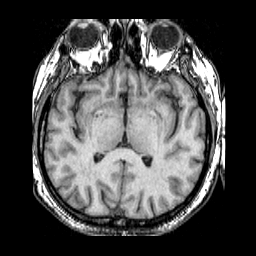
%> input picture 070_mri.bmp, 256 x 256 px
$ octave fusion.m   (GNU Octave 9; MATLAB toolbox functions it lacks are replaced by stand-ins)
%> lines starting %> are read from the running program, lines starting %| are printed output that depends on the picture
%> further down, Imri is the input picture: size 256x256x3 uint8; min 0, max 255, mean 74.5
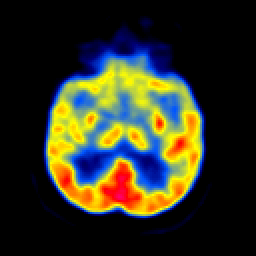
%> input picture 070_pet.bmp, 256 x 256 px
%> further down, I is the input picture: size 256x256x3 uint8; mean R, G, B 48.7, 49.2, 34.4
### rgb2ihs.m
function IHS = rgb2ihs(Irgb)
R = Irgb(:,:,1);
G = Irgb(:,:,2);
B = Irgb(:,:,3);

I = (R+G+B)/3;
%> I: size 256x256 double

V1 = (-sqrt(2)*R -sqrt(2)*G + 2*sqrt(2)*B)/6;
V2 = (R-G)/sqrt(2);
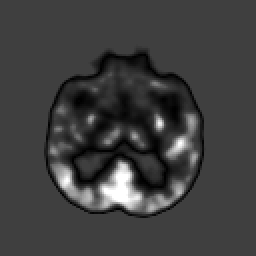
%> V2: size 256x256 double; min -0.236, max 0.707, mean -0.00129; drawn with min black and max white

H = atan(V1./(V2+eps));
S = sqrt(V1.^2 + V2.^2);
IHS = cat(3,I,H,S);
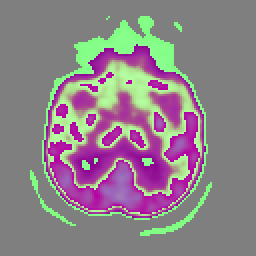
%> IHS: size 256x256x3 double; mean R, G, B 0.173, 0.0255, 0.118; drawn with min black and max white
end

### fusion.m
clear all
% Doc anh xam MRI
Imri = imread('070_mri.bmp');
Imri = im2double(rgb2gray(Imri));
% Doc anh mau pet dau vao (anh R G B)

I = imread('070_pet.bmp');
I = im2double(I);

IHS = rgb2ihs(I);

I = IHS(:,:,1);
H = IHS(:,:,1);
S = IHS(:,:,1);

% Bien doi dwt cua 2 anh Imri va I
[LLmri, LHmri, HLmri, HHmri] = dwt2(Imri,'haar');
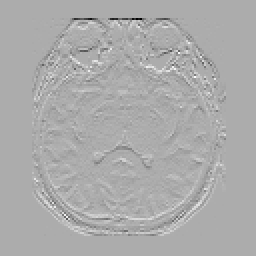
%> LHmri: size 128x128 double (shown 2 times larger); min -1, max 0.482, mean -0.00126; drawn with min black and max white
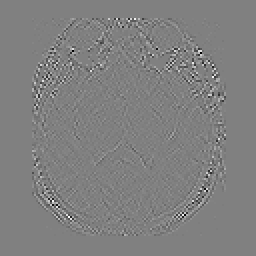
%> HHmri: size 128x128 double (shown 2 times larger); min -0.316, max 0.312, mean 2.76e-05; drawn with min black and max white
[LL, LH, HL, HH] = dwt2(I,'haar');
%> LH: size 128x128 double; every value is 0

% Tong hop
LLth = (LLmri + LL)/2;
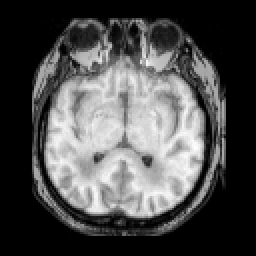
%> LLth: size 128x128 double (shown 2 times larger); min 0, max 1.52, mean 0.465; drawn with min black and max white


imshow([LLmri,LL])
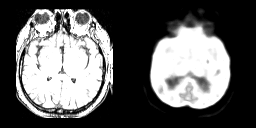
%> displayed picture: size 128x256, on the screen's scale of 0 to 255; min 0, max 255, mean 97
